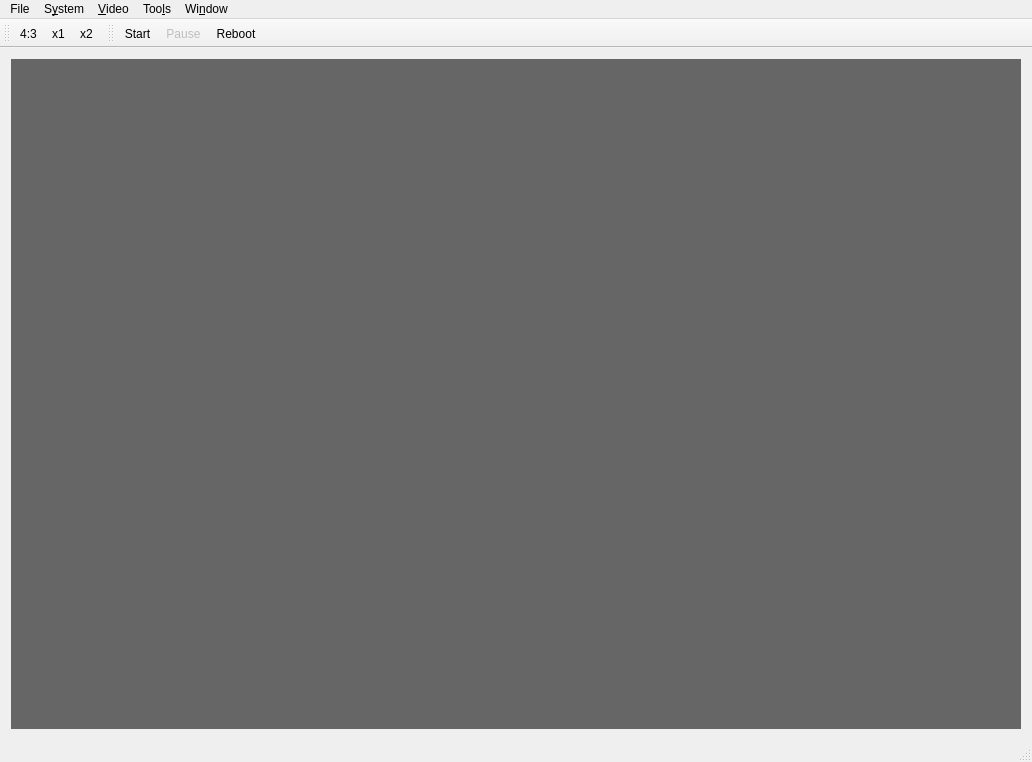
<?xml version="1.0" encoding="UTF-8"?>
<ui version="4.0">
 <class>QApple</class>
 <widget class="QMainWindow" name="QApple">
  <property name="geometry">
   <rect>
    <x>0</x>
    <y>0</y>
    <width>1032</width>
    <height>762</height>
   </rect>
  </property>
  <property name="windowTitle">
   <string>QApple</string>
  </property>
  <widget class="QWidget" name="centralWidget">
   <layout class="QGridLayout" name="gridLayout">
    <item row="0" column="0">
     <widget class="QMdiArea" name="mdiArea">
      <property name="verticalScrollBarPolicy">
       <enum>Qt::ScrollBarAsNeeded</enum>
      </property>
      <property name="horizontalScrollBarPolicy">
       <enum>Qt::ScrollBarAsNeeded</enum>
      </property>
      <property name="background">
       <brush brushstyle="SolidPattern">
        <color alpha="255">
         <red>102</red>
         <green>102</green>
         <blue>102</blue>
        </color>
       </brush>
      </property>
     </widget>
    </item>
   </layout>
  </widget>
  <widget class="QMenuBar" name="menuBar">
   <property name="geometry">
    <rect>
     <x>0</x>
     <y>0</y>
     <width>1032</width>
     <height>22</height>
    </rect>
   </property>
   <widget class="QMenu" name="menuSystem">
    <property name="title">
     <string>S&amp;ystem</string>
    </property>
    <addaction name="actionStart"/>
    <addaction name="actionPause"/>
    <addaction name="actionReboot"/>
   </widget>
   <widget class="QMenu" name="menuVideo">
    <property name="title">
     <string>&amp;Video</string>
    </property>
    <addaction name="actionScreenshot"/>
    <addaction name="actionBenchmark"/>
    <addaction name="actionNext_video_mode"/>
   </widget>
   <widget class="QMenu" name="menuView">
    <property name="title">
     <string>Wi&amp;ndow</string>
    </property>
    <addaction name="actionMemory"/>
    <addaction name="actionAbout_Qt"/>
    <addaction name="actionAbout"/>
   </widget>
   <widget class="QMenu" name="menuTools">
    <property name="title">
     <string>Too&amp;ls</string>
    </property>
    <addaction name="actionOptions"/>
   </widget>
   <widget class="QMenu" name="menuFile">
    <property name="title">
     <string>File</string>
    </property>
    <addaction name="actionLoad_state"/>
    <addaction name="actionLoad_state_from"/>
    <addaction name="actionSave_state"/>
    <addaction name="actionSwap_disks"/>
    <addaction name="separator"/>
    <addaction name="actionQuit"/>
   </widget>
   <addaction name="menuFile"/>
   <addaction name="menuSystem"/>
   <addaction name="menuVideo"/>
   <addaction name="menuTools"/>
   <addaction name="menuView"/>
  </widget>
  <widget class="QToolBar" name="mainToolBar">
   <property name="windowTitle">
    <string>size</string>
   </property>
   <attribute name="toolBarArea">
    <enum>TopToolBarArea</enum>
   </attribute>
   <attribute name="toolBarBreak">
    <bool>false</bool>
   </attribute>
   <addaction name="action4_3"/>
   <addaction name="actionX1"/>
   <addaction name="actionX2"/>
  </widget>
  <widget class="QStatusBar" name="statusBar"/>
  <widget class="QToolBar" name="toolBar">
   <property name="windowTitle">
    <string>controls</string>
   </property>
   <attribute name="toolBarArea">
    <enum>TopToolBarArea</enum>
   </attribute>
   <attribute name="toolBarBreak">
    <bool>false</bool>
   </attribute>
   <addaction name="actionStart"/>
   <addaction name="actionPause"/>
   <addaction name="actionReboot"/>
  </widget>
  <action name="actionStart">
   <property name="text">
    <string>&amp;Start</string>
   </property>
  </action>
  <action name="actionPause">
   <property name="enabled">
    <bool>false</bool>
   </property>
   <property name="text">
    <string>&amp;Pause</string>
   </property>
   <property name="shortcut">
    <string>Pause</string>
   </property>
  </action>
  <action name="action4_3">
   <property name="text">
    <string>4:3</string>
   </property>
  </action>
  <action name="actionX1">
   <property name="text">
    <string>x1</string>
   </property>
  </action>
  <action name="actionX2">
   <property name="text">
    <string>x2</string>
   </property>
  </action>
  <action name="actionReboot">
   <property name="text">
    <string>&amp;Reboot</string>
   </property>
   <property name="shortcut">
    <string>F2</string>
   </property>
  </action>
  <action name="actionBenchmark">
   <property name="text">
    <string>&amp;Benchmark</string>
   </property>
  </action>
  <action name="actionMemory">
   <property name="text">
    <string>&amp;Memory</string>
   </property>
  </action>
  <action name="actionOptions">
   <property name="text">
    <string>&amp;Options...</string>
   </property>
  </action>
  <action name="actionLoad_state">
   <property name="text">
    <string>&amp;Load state</string>
   </property>
   <property name="shortcut">
    <string>F12</string>
   </property>
  </action>
  <action name="actionSave_state">
   <property name="text">
    <string>&amp;Save state</string>
   </property>
   <property name="shortcut">
    <string>F11</string>
   </property>
  </action>
  <action name="actionAbout_Qt">
   <property name="text">
    <string>&amp;About Qt...</string>
   </property>
  </action>
  <action name="actionAbout">
   <property name="text">
    <string>A&amp;bout...</string>
   </property>
  </action>
  <action name="actionScreenshot">
   <property name="text">
    <string>&amp;Screenshot</string>
   </property>
   <property name="shortcut">
    <string>Shift+F12</string>
   </property>
  </action>
  <action name="actionSwap_disks">
   <property name="text">
    <string>Swap &amp;disks</string>
   </property>
   <property name="shortcut">
    <string>F5</string>
   </property>
  </action>
  <action name="actionLoad_state_from">
   <property name="text">
    <string>Load state...</string>
   </property>
  </action>
  <action name="actionNext_video_mode">
   <property name="text">
    <string>Next video mode</string>
   </property>
   <property name="toolTip">
    <string>Next video mode</string>
   </property>
   <property name="shortcut">
    <string>F9</string>
   </property>
  </action>
  <action name="actionQuit">
   <property name="text">
    <string>Quit</string>
   </property>
  </action>
 </widget>
 <layoutdefault spacing="6" margin="11"/>
 <resources/>
 <connections/>
</ui>
